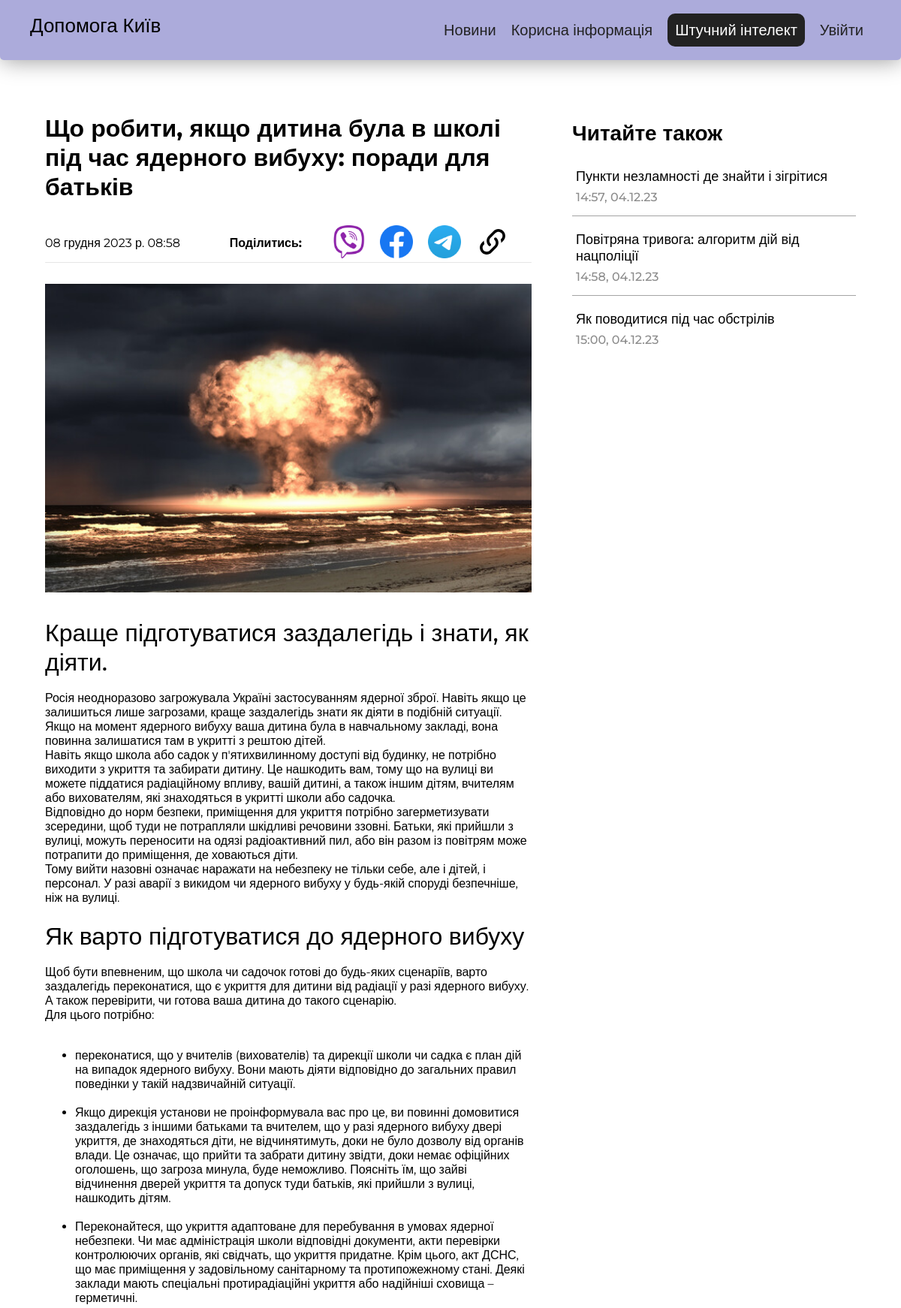
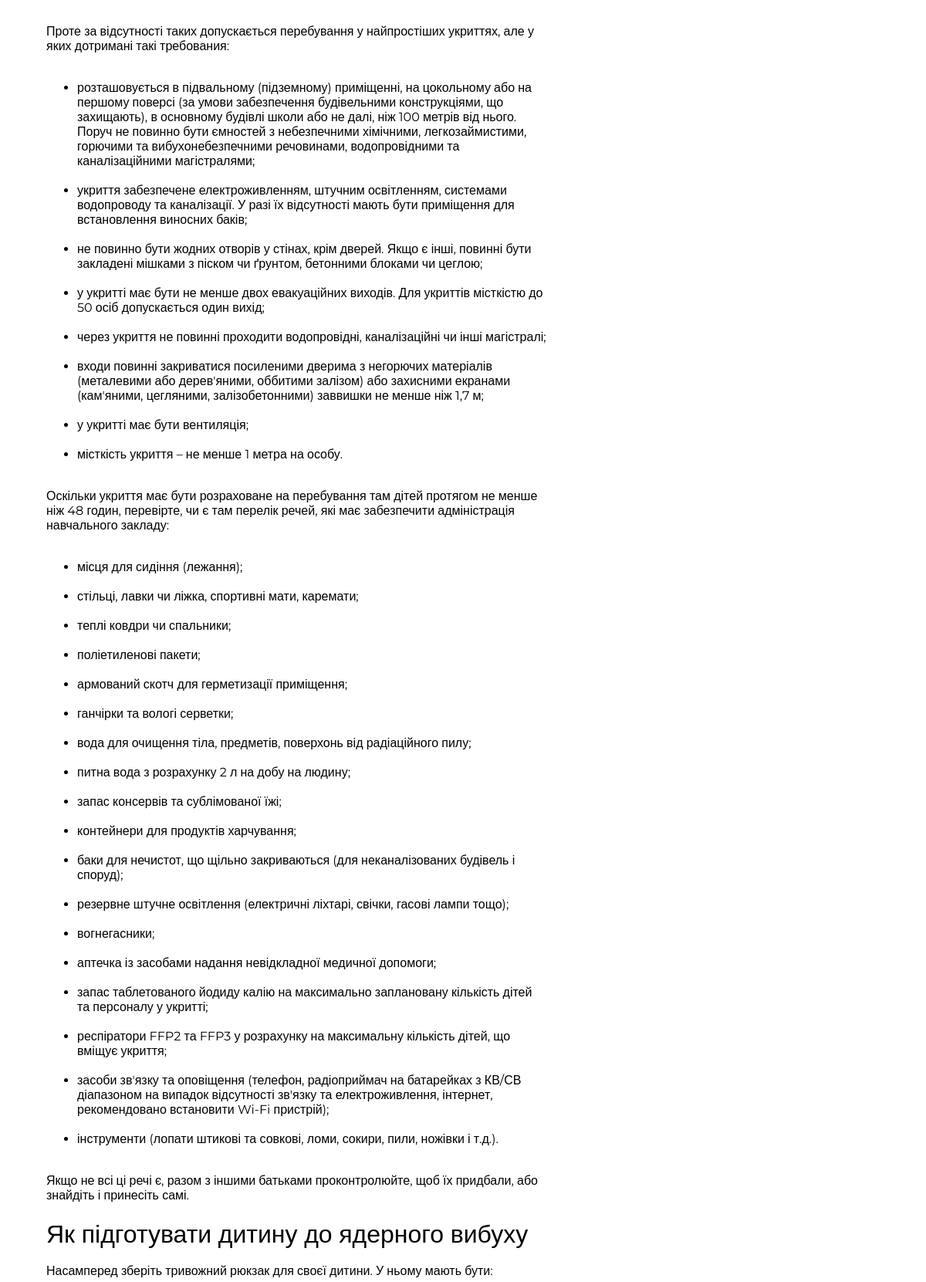
Screenshot of /articles/8 (upper part) with the database file from the repository (2 pictures, top to bottom).
### main/models.py (models this page shows, shortened)
class Articles(models.Model):
    author = models.ForeignKey(User, on_delete=models.DO_NOTHING)
    name = models.CharField('Назва', max_length=150)
    content = models.TextField('Зміст')
    icon = models.ImageField('Картинка', upload_to = 'main/static/main/ArticleImgs/')
    date = models.DateTimeField("Дата публікації", auto_now_add=True)
    class Meta:
        verbose_name = 'Стаття'
        verbose_name_plural = 'Статті'

### main/views.py (the view)
# urls.py: path('articles/<int:pk>', views.ArticleDetailView.as_view(), name='articles-detail'),
class ArticleDetailView(DetailView):
    model = Articles
    template_name = 'main/article.html'
    context_object_name = 'article'
    def get_context_data(self, **kwargs):
        context = super().get_context_data(**kwargs)
        context["allArticles"] = Articles.objects.all()
        return context

### main/templates/main/article.html (shortened to what this page needs)
{% extends 'main/layout.html' %}
{% load static %}
{% block head %}
    <link rel="stylesheet" href="{% static 'main/css/article.css' %}">
{% endblock %}
{% block content %}
<div class="wrapper">
    <div class="content_sep">
        <div class="info_wrapper">
            <div class="info_header">
                <h1 class="info_title">{{ article.name }}</h1>
                <div class="info_header_sep">
                    <div class="info_date">{{ article.date }}</div>
                    <div class="info_share">
                        <span>Поділитись: </span>
                        <div class="share_buttons">
                            <a class="icon_share" id="share_viber"><img src="{% static 'main/icons/viber.png' %}" alt=""></a>
                            <a class="icon_share" id="share_facebook"><img src="{% static 'main/icons/facebook.png' %}" alt=""></a>
                            <a class="icon_share" id="share_telegram"><img src="{% static 'main/icons/telegram.png' %}" alt=""></a>
                            <a class="icon_share" id="copy_link"><img src="{% static 'main/icons/link.svg' %}" alt=""></a>
                        </div>
                    </div>
                </div>
            </div>
            <img src="{{ article.icon.url }}" class="info_img" alt="">
            <div class="info_content">
                {% autoescape off %}{{ article.content|linebreaksbr }}{% endautoescape %}
            </div>
        </div>
        <div class="sidebar">
            <div class="sidebar_title">
                Читайте також
            </div>
            {% for articleR in allArticles %}
            {% if articleR.name != article.name %}
                <a href="{% url 'articles-detail' articleR.id %}" class="sidebar_item">
                        <div class="sidebar_item_title">{{ articleR.name }}</div>
                        <div class="sidebar_item_info">
                            <div class="sidebar_item_date">{{ articleR.date|date:'H:i, d.m.y' }}</div>
                        </div>
                </a>
            {% endif %}
            {% endfor %}
        </div>
    </div>
</div>
{% endblock %}

### main/static/main/css/style.css (style rules this page uses)
* { box-sizing: border-box; }
body { box-sizing: border-box; margin: 0; font-family: 'Montserrat', sans-serif; min-height: 100vh; }
.wrapper { width: 90vw; margin: auto; padding-top: 80px; }
.content_sep { display: flex; flex-direction: row; flex-wrap: nowrap; justify-content: space-between; }
.sidebar { display: flex; flex-direction: column; flex-wrap: nowrap; width: 35%; margin-top: 80px; margin-left: 20px; }
.sidebar_item { padding-bottom: 15px; padding-right: 5px; padding-left: 5px; margin-bottom: 20px; width: 100%; display: flex; flex-direction: column; text-decoration: none; color: #000; border-bottom: 1px solid #22222269; }
.sidebar_item:last-child { border: none; }
.sidebar_item_title { font-size: 18px; font-weight: 500; margin-bottom: 7px; transition: all .2s linear; }
.sidebar_item_info { display: flex; flex-wrap: nowrap; align-items: center; justify-content: space-between; font-size: 16px; font-weight: 500; color: #8c8c8c; }
.sidebar_title { text-align: left; font-weight: 700; font-size: 28px; color: #000; margin-bottom: 30px; }

### main/static/main/css/article.css (style rules this page uses)
.info_wrapper { max-width: 60%; margin: 50px 0; }
.info_header { position: relative; width: 100%; display: flex; flex-direction: column; }
.info_header::after { display: block; content: ""; position: absolute; z-index: 70; top: 96%; width: 100%; height: 1px; background-color: #e5e5e5; border-radius: 5px; }
.info_title { margin-bottom: 20pxx; }
.info_header_sep { display: flex; flex-wrap: wrap; align-items: center; justify-content: space-between; }
.info_share { padding: 0 20px; display: flex; align-items: center; justify-content: end; font-weight: 700; }
.info_share span { margin-right: 30px; }
.icon_share { margin: 10px; cursor: pointer; }
.share_buttons { display: flex; }
.icon_share img { width: 44px; }
.info_content { margin-top: 30px; }
.info_img { margin-top: 20px; width: 100%; }
.title { font-weight: 500; margin-bottom: 0px; }

### rows the page displays
Articles: name "Що робити, якщо дитина була в школі під час ядерного вибуху: поради для батьків", date "08 грудня 2023 р. 08:58", icon (picture), content "Краще підготуватися заздалегідь і знати, як діяти. Росія неодноразово загрожувала Україні застосуванням ядерної зброї. Навіть якщо це залишиться лише загрозами, краще заздалегідь знати як діяти в подібній ситуації. Якщо на момент ядерного вибуху ваша дитина була в навчальному закладі, вона повинна залишатися там в укритті з рештою дітей. Навіть якщо школа або садок у п'ятихвилинному доступі від будинку, не потрібно виходити з укриття та забирати дитину. Це нашкодить вам, тому що на вулиці ви можете піддатися радіаційному впливу, вашій дитині, а також іншим дітям, вчителям або вихователям, які знаходяться в укритті школи або садочка. Відповідно до норм безпеки, приміщення для укриття…"
Articles: name "Пункти незламності де знайти і зігрітися", date "14:57, 04.12.23"
Articles: name "Повітряна тривога: алгоритм дій від нацполіції", date "14:58, 04.12.23"
Articles: name "Як поводитися під час обстрілів", date "15:00, 04.12.23"
